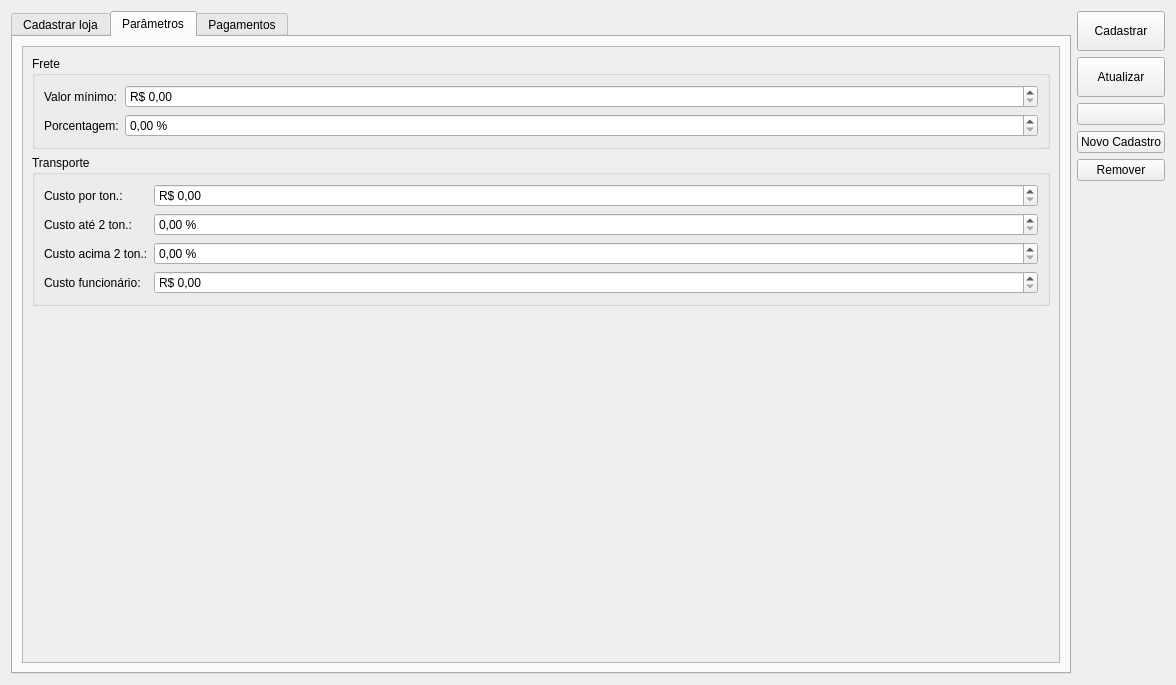
<?xml version="1.0" encoding="UTF-8"?>
<ui version="4.0">
 <class>CadastroLoja</class>
 <widget class="QDialog" name="CadastroLoja">
  <property name="windowModality">
   <enum>Qt::NonModal</enum>
  </property>
  <property name="geometry">
   <rect>
    <x>0</x>
    <y>0</y>
    <width>1176</width>
    <height>685</height>
   </rect>
  </property>
  <property name="windowTitle">
   <string>Cadastro de Loja</string>
  </property>
  <property name="locale">
   <locale language="Portuguese" country="Brazil"/>
  </property>
  <property name="modal">
   <bool>false</bool>
  </property>
  <layout class="QGridLayout" name="gridLayout_7">
   <item row="0" column="0">
    <widget class="QTabWidget" name="tabWidget">
     <property name="currentIndex">
      <number>1</number>
     </property>
     <widget class="QWidget" name="tab">
      <attribute name="title">
       <string>Cadastrar loja</string>
      </attribute>
      <layout class="QGridLayout" name="gridLayout">
       <item row="3" column="0" colspan="2">
        <widget class="QGroupBox" name="groupBoxEndereco">
         <property name="title">
          <string>Endereço</string>
         </property>
         <layout class="QGridLayout" name="gridLayout_4">
          <item row="0" column="0">
           <widget class="QLabel" name="labelDescricao_2">
            <property name="text">
             <string>Descricao</string>
            </property>
           </widget>
          </item>
          <item row="0" column="1">
           <widget class="QLabel" name="labelCEP">
            <property name="text">
             <string>CEP</string>
            </property>
           </widget>
          </item>
          <item row="0" column="5">
           <widget class="QLabel" name="labelBairro">
            <property name="text">
             <string>Bairro/Distrito</string>
            </property>
           </widget>
          </item>
          <item row="0" column="2">
           <widget class="QLabel" name="labelEndereco">
            <property name="text">
             <string>Logradouro</string>
            </property>
           </widget>
          </item>
          <item row="0" column="3">
           <widget class="QLabel" name="labelNro">
            <property name="text">
             <string>Número</string>
            </property>
           </widget>
          </item>
          <item row="0" column="4">
           <widget class="QLabel" name="labelComp">
            <property name="text">
             <string>Complemento</string>
            </property>
           </widget>
          </item>
          <item row="0" column="6">
           <widget class="QLabel" name="labelCidade">
            <property name="text">
             <string>Cidade</string>
            </property>
           </widget>
          </item>
          <item row="1" column="0">
           <widget class="QComboBox" name="comboBoxTipoEnd">
            <property name="minimumSize">
             <size>
              <width>100</width>
              <height>0</height>
             </size>
            </property>
            <item>
             <property name="text">
              <string>Principal</string>
             </property>
            </item>
            <item>
             <property name="text">
              <string>Faturamento</string>
             </property>
            </item>
            <item>
             <property name="text">
              <string>Entrega</string>
             </property>
            </item>
           </widget>
          </item>
          <item row="1" column="1">
           <widget class="LineEditCEP" name="lineEditCEP">
            <property name="sizePolicy">
             <sizepolicy hsizetype="Minimum" vsizetype="Fixed">
              <horstretch>0</horstretch>
              <verstretch>0</verstretch>
             </sizepolicy>
            </property>
            <property name="minimumSize">
             <size>
              <width>75</width>
              <height>0</height>
             </size>
            </property>
            <property name="maximumSize">
             <size>
              <width>16777215</width>
              <height>16777215</height>
             </size>
            </property>
            <property name="toolTip">
             <string>&lt;html&gt;&lt;head/&gt;&lt;body&gt;&lt;p&gt;O sistema preenche o endereço automaticamente a partir do CEP&lt;/p&gt;&lt;/body&gt;&lt;/html&gt;</string>
            </property>
            <property name="accessibleName">
             <string>CEP</string>
            </property>
           </widget>
          </item>
          <item row="0" column="7">
           <widget class="QLabel" name="labelUF">
            <property name="text">
             <string>UF</string>
            </property>
           </widget>
          </item>
          <item row="1" column="2">
           <widget class="QLineEdit" name="lineEditLogradouro">
            <property name="minimumSize">
             <size>
              <width>150</width>
              <height>0</height>
             </size>
            </property>
            <property name="accessibleName">
             <string>Logradouro</string>
            </property>
           </widget>
          </item>
          <item row="1" column="6">
           <widget class="QLineEdit" name="lineEditCidade">
            <property name="minimumSize">
             <size>
              <width>150</width>
              <height>0</height>
             </size>
            </property>
            <property name="accessibleName">
             <string>Cidade</string>
            </property>
           </widget>
          </item>
          <item row="1" column="3">
           <widget class="QLineEdit" name="lineEditNro">
            <property name="minimumSize">
             <size>
              <width>50</width>
              <height>0</height>
             </size>
            </property>
            <property name="maximumSize">
             <size>
              <width>16777215</width>
              <height>16777215</height>
             </size>
            </property>
            <property name="accessibleName">
             <string>Número</string>
            </property>
           </widget>
          </item>
          <item row="1" column="7">
           <widget class="QLineEdit" name="lineEditUF">
            <property name="minimumSize">
             <size>
              <width>35</width>
              <height>0</height>
             </size>
            </property>
            <property name="maximumSize">
             <size>
              <width>16777215</width>
              <height>16777215</height>
             </size>
            </property>
            <property name="accessibleName">
             <string>UF</string>
            </property>
           </widget>
          </item>
          <item row="1" column="5">
           <widget class="QLineEdit" name="lineEditBairro">
            <property name="minimumSize">
             <size>
              <width>150</width>
              <height>0</height>
             </size>
            </property>
            <property name="accessibleName">
             <string>Bairro/Distrito</string>
            </property>
           </widget>
          </item>
          <item row="1" column="4">
           <widget class="QLineEdit" name="lineEditComp">
            <property name="minimumSize">
             <size>
              <width>75</width>
              <height>0</height>
             </size>
            </property>
            <property name="maximumSize">
             <size>
              <width>16777215</width>
              <height>16777215</height>
             </size>
            </property>
            <property name="accessibleName">
             <string>Complemento</string>
            </property>
            <property name="styleSheet">
             <string notr="true"/>
            </property>
           </widget>
          </item>
         </layout>
        </widget>
       </item>
       <item row="0" column="0" colspan="2">
        <widget class="QGroupBox" name="groupBoxCadastro">
         <property name="title">
          <string>Info. Loja</string>
         </property>
         <layout class="QGridLayout" name="gridLayout_3">
          <item row="0" column="0">
           <widget class="QLabel" name="labelDescricao">
            <property name="text">
             <string>Descrição</string>
            </property>
           </widget>
          </item>
          <item row="0" column="1">
           <widget class="QLabel" name="labelRazaoSocial">
            <property name="text">
             <string>Razão Social</string>
            </property>
           </widget>
          </item>
          <item row="0" column="2">
           <widget class="QLabel" name="labelSIGLA">
            <property name="text">
             <string>Sigla</string>
            </property>
           </widget>
          </item>
          <item row="0" column="4">
           <widget class="QLabel" name="labelCNPJ">
            <property name="text">
             <string>CNPJ</string>
            </property>
           </widget>
          </item>
          <item row="1" column="7">
           <widget class="LineEditTel" name="lineEditTel">
            <property name="maximumSize">
             <size>
              <width>90</width>
              <height>16777215</height>
             </size>
            </property>
            <property name="accessibleName">
             <string>Telefone</string>
            </property>
            <property name="styleSheet">
             <string notr="true">background-color: rgb(255, 255, 127);
color: rgb(0, 0, 0);</string>
            </property>
           </widget>
          </item>
          <item row="0" column="8">
           <widget class="QLabel" name="labelTel2">
            <property name="text">
             <string>Tel2</string>
            </property>
           </widget>
          </item>
          <item row="1" column="3">
           <widget class="QLineEdit" name="lineEditNomeFantasia">
            <property name="minimumSize">
             <size>
              <width>120</width>
              <height>0</height>
             </size>
            </property>
            <property name="accessibleName">
             <string>Nome Fantasia</string>
            </property>
            <property name="styleSheet">
             <string notr="true">background-color: rgb(255, 255, 127);
color: rgb(0, 0, 0);</string>
            </property>
           </widget>
          </item>
          <item row="1" column="8">
           <widget class="LineEditTel" name="lineEditTel2">
            <property name="maximumSize">
             <size>
              <width>90</width>
              <height>16777215</height>
             </size>
            </property>
            <property name="accessibleName">
             <string>Telefone 2</string>
            </property>
            <property name="styleSheet">
             <string notr="true">background-color: rgb(255, 255, 127);
color: rgb(0, 0, 0);</string>
            </property>
           </widget>
          </item>
          <item row="1" column="0">
           <widget class="QLineEdit" name="lineEditDescricao">
            <property name="minimumSize">
             <size>
              <width>120</width>
              <height>0</height>
             </size>
            </property>
            <property name="accessibleName">
             <string>Descrição</string>
            </property>
            <property name="styleSheet">
             <string notr="true">background-color: rgb(255, 255, 127);
color: rgb(0, 0, 0);</string>
            </property>
           </widget>
          </item>
          <item row="0" column="7">
           <widget class="QLabel" name="labelTel">
            <property name="text">
             <string>Tel</string>
            </property>
           </widget>
          </item>
          <item row="0" column="3">
           <widget class="QLabel" name="labelNomeFantasia">
            <property name="text">
             <string>Nome Fantasia</string>
            </property>
           </widget>
          </item>
          <item row="1" column="2">
           <widget class="QLineEdit" name="lineEditSIGLA">
            <property name="maximumSize">
             <size>
              <width>40</width>
              <height>16777215</height>
             </size>
            </property>
            <property name="accessibleName">
             <string>Sigla</string>
            </property>
            <property name="styleSheet">
             <string notr="true">background-color: rgb(255, 255, 127);
color: rgb(0, 0, 0);</string>
            </property>
           </widget>
          </item>
          <item row="1" column="1">
           <widget class="QLineEdit" name="lineEditRazaoSocial">
            <property name="minimumSize">
             <size>
              <width>120</width>
              <height>0</height>
             </size>
            </property>
            <property name="accessibleName">
             <string>Razão Social</string>
            </property>
            <property name="styleSheet">
             <string notr="true">background-color: rgb(255, 255, 127);
color: rgb(0, 0, 0);</string>
            </property>
           </widget>
          </item>
          <item row="1" column="5" colspan="2">
           <widget class="QLineEdit" name="lineEditInscEstadual">
            <property name="minimumSize">
             <size>
              <width>100</width>
              <height>0</height>
             </size>
            </property>
            <property name="maximumSize">
             <size>
              <width>110</width>
              <height>16777215</height>
             </size>
            </property>
            <property name="accessibleName">
             <string>Insc. Estadual</string>
            </property>
            <property name="styleSheet">
             <string notr="true">background-color: rgb(255, 255, 127);
color: rgb(0, 0, 0);</string>
            </property>
           </widget>
          </item>
          <item row="0" column="5">
           <widget class="QLabel" name="labelInscEstadual">
            <property name="text">
             <string>Insc. Estadual</string>
            </property>
           </widget>
          </item>
          <item row="1" column="4">
           <widget class="QLineEdit" name="lineEditCNPJ">
            <property name="minimumSize">
             <size>
              <width>100</width>
              <height>0</height>
             </size>
            </property>
            <property name="maximumSize">
             <size>
              <width>110</width>
              <height>16777215</height>
             </size>
            </property>
            <property name="accessibleName">
             <string>CNPJ</string>
            </property>
            <property name="styleSheet">
             <string notr="true">background-color: rgb(255, 255, 127);
color: rgb(0, 0, 0);</string>
            </property>
           </widget>
          </item>
         </layout>
        </widget>
       </item>
       <item row="1" column="0" colspan="2">
        <widget class="QGroupBox" name="groupBoxConta">
         <property name="title">
          <string>Dados Bancários</string>
         </property>
         <layout class="QGridLayout" name="gridLayout_9">
          <item row="0" column="1">
           <widget class="QLabel" name="label_5">
            <property name="text">
             <string>Agência</string>
            </property>
           </widget>
          </item>
          <item row="0" column="2">
           <widget class="QLabel" name="label_6">
            <property name="text">
             <string>Conta</string>
            </property>
           </widget>
          </item>
          <item row="1" column="1">
           <widget class="QLineEdit" name="lineEditAgencia"/>
          </item>
          <item row="1" column="2">
           <widget class="QLineEdit" name="lineEditConta"/>
          </item>
          <item row="1" column="0">
           <widget class="QLineEdit" name="lineEditBanco"/>
          </item>
          <item row="0" column="0">
           <widget class="QLabel" name="label_4">
            <property name="text">
             <string>Banco</string>
            </property>
           </widget>
          </item>
         </layout>
        </widget>
       </item>
       <item row="4" column="0">
        <widget class="TableView" name="tableEndereco">
         <property name="mouseTracking">
          <bool>true</bool>
         </property>
         <property name="sizeAdjustPolicy">
          <enum>QAbstractScrollArea::AdjustToContents</enum>
         </property>
         <property name="editTriggers">
          <set>QAbstractItemView::NoEditTriggers</set>
         </property>
         <property name="tabKeyNavigation">
          <bool>false</bool>
         </property>
         <property name="alternatingRowColors">
          <bool>true</bool>
         </property>
         <property name="selectionMode">
          <enum>QAbstractItemView::SingleSelection</enum>
         </property>
         <property name="selectionBehavior">
          <enum>QAbstractItemView::SelectRows</enum>
         </property>
         <attribute name="horizontalHeaderStretchLastSection">
          <bool>false</bool>
         </attribute>
        </widget>
       </item>
       <item row="4" column="1">
        <layout class="QVBoxLayout" name="verticalLayout">
         <item>
          <widget class="QPushButton" name="pushButtonAdicionarEnd">
           <property name="text">
            <string>Adicionar End.</string>
           </property>
          </widget>
         </item>
         <item>
          <widget class="QPushButton" name="pushButtonAtualizarEnd">
           <property name="text">
            <string>Atualizar End.</string>
           </property>
          </widget>
         </item>
         <item>
          <widget class="QPushButton" name="pushButtonEndLimpar">
           <property name="text">
            <string>Limpar seleção</string>
           </property>
          </widget>
         </item>
         <item>
          <widget class="QPushButton" name="pushButtonRemoverEnd">
           <property name="text">
            <string>Remover end.</string>
           </property>
          </widget>
         </item>
         <item>
          <widget class="QCheckBox" name="checkBoxMostrarInativos">
           <property name="text">
            <string>Mostrar Inativos</string>
           </property>
           <property name="checkable">
            <bool>true</bool>
           </property>
          </widget>
         </item>
         <item>
          <spacer name="verticalSpacer_4">
           <property name="orientation">
            <enum>Qt::Vertical</enum>
           </property>
           <property name="sizeHint" stdset="0">
            <size>
             <width>20</width>
             <height>40</height>
            </size>
           </property>
          </spacer>
         </item>
        </layout>
       </item>
       <item row="2" column="0">
        <widget class="TableView" name="tableConta">
         <property name="mouseTracking">
          <bool>true</bool>
         </property>
         <property name="sizeAdjustPolicy">
          <enum>QAbstractScrollArea::AdjustToContents</enum>
         </property>
         <property name="editTriggers">
          <set>QAbstractItemView::NoEditTriggers</set>
         </property>
         <property name="tabKeyNavigation">
          <bool>false</bool>
         </property>
         <property name="alternatingRowColors">
          <bool>true</bool>
         </property>
         <property name="selectionMode">
          <enum>QAbstractItemView::SingleSelection</enum>
         </property>
         <property name="selectionBehavior">
          <enum>QAbstractItemView::SelectRows</enum>
         </property>
         <attribute name="horizontalHeaderStretchLastSection">
          <bool>false</bool>
         </attribute>
        </widget>
       </item>
       <item row="2" column="1">
        <layout class="QVBoxLayout" name="verticalLayout_4">
         <item>
          <widget class="QPushButton" name="pushButtonAdicionarConta">
           <property name="text">
            <string>Adicionar Conta</string>
           </property>
          </widget>
         </item>
         <item>
          <widget class="QPushButton" name="pushButtonAtualizarConta">
           <property name="text">
            <string>Atualizar Conta</string>
           </property>
          </widget>
         </item>
         <item>
          <widget class="QPushButton" name="pushButtonContaLimpar">
           <property name="text">
            <string>Limpar seleção</string>
           </property>
          </widget>
         </item>
         <item>
          <widget class="QPushButton" name="pushButtonRemoverConta">
           <property name="text">
            <string>Remover Conta</string>
           </property>
          </widget>
         </item>
         <item>
          <widget class="QCheckBox" name="checkBoxMostrarInativosConta">
           <property name="text">
            <string>Mostrar Inativos</string>
           </property>
           <property name="checkable">
            <bool>true</bool>
           </property>
          </widget>
         </item>
         <item>
          <spacer name="verticalSpacer_6">
           <property name="orientation">
            <enum>Qt::Vertical</enum>
           </property>
           <property name="sizeHint" stdset="0">
            <size>
             <width>20</width>
             <height>40</height>
            </size>
           </property>
          </spacer>
         </item>
        </layout>
       </item>
      </layout>
     </widget>
     <widget class="QWidget" name="tab_2">
      <attribute name="title">
       <string>Parâmetros</string>
      </attribute>
      <layout class="QGridLayout" name="gridLayout_2">
       <item row="0" column="0">
        <widget class="QScrollArea" name="scrollArea">
         <property name="widgetResizable">
          <bool>true</bool>
         </property>
         <widget class="QWidget" name="scrollAreaWidgetContents">
          <property name="geometry">
           <rect>
            <x>0</x>
            <y>0</y>
            <width>1046</width>
            <height>620</height>
           </rect>
          </property>
          <layout class="QGridLayout" name="gridLayout_13">
           <item row="0" column="0">
            <widget class="QGroupBox" name="groupBoxFrete">
             <property name="title">
              <string>Frete</string>
             </property>
             <layout class="QGridLayout" name="gridLayout_6">
              <item row="0" column="0">
               <layout class="QGridLayout" name="gridLayout_5">
                <item row="0" column="0">
                 <widget class="QLabel" name="label">
                  <property name="sizePolicy">
                   <sizepolicy hsizetype="Maximum" vsizetype="Preferred">
                    <horstretch>0</horstretch>
                    <verstretch>0</verstretch>
                   </sizepolicy>
                  </property>
                  <property name="text">
                   <string>Valor mínimo:</string>
                  </property>
                 </widget>
                </item>
                <item row="0" column="1">
                 <widget class="QDoubleSpinBox" name="doubleSpinBoxValorMinimoFrete">
                  <property name="prefix">
                   <string>R$ </string>
                  </property>
                  <property name="suffix">
                   <string/>
                  </property>
                  <property name="maximum">
                   <double>99999.990000000005239</double>
                  </property>
                  <property name="value">
                   <double>0.000000000000000</double>
                  </property>
                 </widget>
                </item>
                <item row="1" column="0">
                 <widget class="QLabel" name="label_2">
                  <property name="text">
                   <string>Porcentagem:</string>
                  </property>
                 </widget>
                </item>
                <item row="1" column="1">
                 <widget class="QDoubleSpinBox" name="doubleSpinBoxPorcFrete">
                  <property name="suffix">
                   <string> %</string>
                  </property>
                  <property name="value">
                   <double>0.000000000000000</double>
                  </property>
                 </widget>
                </item>
               </layout>
              </item>
             </layout>
            </widget>
           </item>
           <item row="2" column="0">
            <spacer name="verticalSpacer_2">
             <property name="orientation">
              <enum>Qt::Vertical</enum>
             </property>
             <property name="sizeHint" stdset="0">
              <size>
               <width>20</width>
               <height>40</height>
              </size>
             </property>
            </spacer>
           </item>
           <item row="1" column="0">
            <widget class="QGroupBox" name="groupBox">
             <property name="title">
              <string>Transporte</string>
             </property>
             <layout class="QGridLayout" name="gridLayout_8">
              <item row="0" column="1">
               <widget class="QDoubleSpinBox" name="doubleSpinBoxCustoTransportePorTon">
                <property name="prefix">
                 <string>R$ </string>
                </property>
                <property name="maximum">
                 <double>9999.989999999999782</double>
                </property>
               </widget>
              </item>
              <item row="1" column="1">
               <widget class="QDoubleSpinBox" name="doubleSpinBoxCustoTransporte2Ton">
                <property name="suffix">
                 <string> %</string>
                </property>
               </widget>
              </item>
              <item row="3" column="1">
               <widget class="QDoubleSpinBox" name="doubleSpinBoxCustoTransporteAcima2Ton">
                <property name="suffix">
                 <string> %</string>
                </property>
               </widget>
              </item>
              <item row="3" column="0">
               <widget class="QLabel" name="label_10">
                <property name="sizePolicy">
                 <sizepolicy hsizetype="Maximum" vsizetype="Preferred">
                  <horstretch>0</horstretch>
                  <verstretch>0</verstretch>
                 </sizepolicy>
                </property>
                <property name="text">
                 <string>Custo acima 2 ton.:</string>
                </property>
               </widget>
              </item>
              <item row="1" column="0">
               <widget class="QLabel" name="label_9">
                <property name="sizePolicy">
                 <sizepolicy hsizetype="Maximum" vsizetype="Preferred">
                  <horstretch>0</horstretch>
                  <verstretch>0</verstretch>
                 </sizepolicy>
                </property>
                <property name="text">
                 <string>Custo até 2 ton.:</string>
                </property>
               </widget>
              </item>
              <item row="0" column="0">
               <widget class="QLabel" name="label_11">
                <property name="sizePolicy">
                 <sizepolicy hsizetype="Maximum" vsizetype="Preferred">
                  <horstretch>0</horstretch>
                  <verstretch>0</verstretch>
                 </sizepolicy>
                </property>
                <property name="text">
                 <string>Custo por ton.:</string>
                </property>
               </widget>
              </item>
              <item row="4" column="0">
               <widget class="QLabel" name="label_12">
                <property name="sizePolicy">
                 <sizepolicy hsizetype="Maximum" vsizetype="Preferred">
                  <horstretch>0</horstretch>
                  <verstretch>0</verstretch>
                 </sizepolicy>
                </property>
                <property name="text">
                 <string>Custo funcionário:</string>
                </property>
               </widget>
              </item>
              <item row="4" column="1">
               <widget class="QDoubleSpinBox" name="doubleSpinBoxCustoFuncionario">
                <property name="prefix">
                 <string>R$ </string>
                </property>
                <property name="maximum">
                 <double>9999.989999999999782</double>
                </property>
               </widget>
              </item>
             </layout>
            </widget>
           </item>
          </layout>
         </widget>
        </widget>
       </item>
      </layout>
     </widget>
     <widget class="QWidget" name="tab_4">
      <attribute name="title">
       <string>Pagamentos</string>
      </attribute>
      <layout class="QGridLayout" name="gridLayout_14">
       <item row="0" column="0">
        <widget class="QTabWidget" name="tabWidget_2">
         <property name="currentIndex">
          <number>0</number>
         </property>
         <widget class="QWidget" name="tab_5">
          <attribute name="title">
           <string>Cadastrar pagamentos</string>
          </attribute>
          <layout class="QGridLayout" name="gridLayout_18">
           <item row="0" column="0">
            <widget class="QGroupBox" name="groupBox_3">
             <property name="title">
              <string>Tipos de pagamentos:</string>
             </property>
             <layout class="QGridLayout" name="gridLayout_10">
              <item row="4" column="0">
               <widget class="TableView" name="tablePagamentos">
                <property name="editTriggers">
                 <set>QAbstractItemView::NoEditTriggers</set>
                </property>
                <property name="selectionBehavior">
                 <enum>QAbstractItemView::SelectRows</enum>
                </property>
               </widget>
              </item>
              <item row="4" column="1">
               <widget class="QLabel" name="label_8">
                <property name="text">
                 <string>&gt;&gt;</string>
                </property>
               </widget>
              </item>
              <item row="4" column="2">
               <widget class="TableView" name="tableTaxas"/>
              </item>
              <item row="3" column="0">
               <widget class="QPushButton" name="pushButtonRemoverPagamento">
                <property name="text">
                 <string>Remover pagamento</string>
                </property>
               </widget>
              </item>
              <item row="0" column="0">
               <widget class="QFrame" name="frame">
                <property name="frameShape">
                 <enum>QFrame::StyledPanel</enum>
                </property>
                <layout class="QGridLayout" name="gridLayout_15">
                 <item row="0" column="1">
                  <widget class="QLabel" name="label_7">
                   <property name="text">
                    <string>Parcelas</string>
                   </property>
                  </widget>
                 </item>
                 <item row="1" column="1">
                  <widget class="QSpinBox" name="spinBoxParcelas">
                   <property name="minimum">
                    <number>1</number>
                   </property>
                  </widget>
                 </item>
                 <item row="0" column="2" rowspan="2">
                  <widget class="QPushButton" name="pushButtonAdicionarPagamento">
                   <property name="sizePolicy">
                    <sizepolicy hsizetype="Minimum" vsizetype="Minimum">
                     <horstretch>0</horstretch>
                     <verstretch>0</verstretch>
                    </sizepolicy>
                   </property>
                   <property name="text">
                    <string>Adicionar pagamento</string>
                   </property>
                  </widget>
                 </item>
                 <item row="0" column="0">
                  <widget class="QLabel" name="label_3">
                   <property name="text">
                    <string>Tipo</string>
                   </property>
                  </widget>
                 </item>
                 <item row="1" column="0">
                  <widget class="QLineEdit" name="lineEditPagamento"/>
                 </item>
                 <item row="0" column="3" rowspan="2">
                  <widget class="QPushButton" name="pushButtonAtualizarPagamento">
                   <property name="sizePolicy">
                    <sizepolicy hsizetype="Minimum" vsizetype="Minimum">
                     <horstretch>0</horstretch>
                     <verstretch>0</verstretch>
                    </sizepolicy>
                   </property>
                   <property name="text">
                    <string>Atualizar pagamento</string>
                   </property>
                  </widget>
                 </item>
                 <item row="0" column="4" rowspan="2">
                  <widget class="QPushButton" name="pushButtonLimparSelecao">
                   <property name="sizePolicy">
                    <sizepolicy hsizetype="Minimum" vsizetype="Minimum">
                     <horstretch>0</horstretch>
                     <verstretch>0</verstretch>
                    </sizepolicy>
                   </property>
                   <property name="text">
                    <string>Limpar seleção</string>
                   </property>
                  </widget>
                 </item>
                </layout>
               </widget>
              </item>
              <item row="3" column="2">
               <widget class="QPushButton" name="pushButtonAtualizarTaxas">
                <property name="text">
                 <string>Atualizar taxas</string>
                </property>
               </widget>
              </item>
             </layout>
            </widget>
           </item>
          </layout>
         </widget>
         <widget class="QWidget" name="tab_6">
          <attribute name="title">
           <string>Associar loja-pagamento</string>
          </attribute>
          <layout class="QGridLayout" name="gridLayout_19">
           <item row="0" column="0" rowspan="2">
            <widget class="TableView" name="tableAssocia1">
             <property name="editTriggers">
              <set>QAbstractItemView::NoEditTriggers</set>
             </property>
             <property name="selectionMode">
              <enum>QAbstractItemView::ExtendedSelection</enum>
             </property>
             <property name="selectionBehavior">
              <enum>QAbstractItemView::SelectRows</enum>
             </property>
            </widget>
           </item>
           <item row="0" column="2" rowspan="2">
            <widget class="TableView" name="tableAssocia2">
             <property name="editTriggers">
              <set>QAbstractItemView::NoEditTriggers</set>
             </property>
             <property name="selectionMode">
              <enum>QAbstractItemView::ContiguousSelection</enum>
             </property>
             <property name="selectionBehavior">
              <enum>QAbstractItemView::SelectRows</enum>
             </property>
            </widget>
           </item>
           <item row="0" column="1" rowspan="2">
            <layout class="QGridLayout" name="gridLayout_12">
             <item row="0" column="0">
              <widget class="QPushButton" name="pushButtonAdicionaAssociacao">
               <property name="text">
                <string>&gt;&gt;</string>
               </property>
              </widget>
             </item>
             <item row="1" column="0">
              <widget class="QPushButton" name="pushButtonRemoveAssociacao">
               <property name="text">
                <string>&lt;&lt;</string>
               </property>
              </widget>
             </item>
            </layout>
           </item>
          </layout>
         </widget>
        </widget>
       </item>
      </layout>
     </widget>
    </widget>
   </item>
   <item row="0" column="1">
    <layout class="QVBoxLayout" name="verticalLayout_3">
     <item>
      <widget class="QPushButton" name="pushButtonCadastrar">
       <property name="minimumSize">
        <size>
         <width>0</width>
         <height>40</height>
        </size>
       </property>
       <property name="text">
        <string>Cadastrar</string>
       </property>
       <property name="autoDefault">
        <bool>false</bool>
       </property>
      </widget>
     </item>
     <item>
      <widget class="QPushButton" name="pushButtonAtualizar">
       <property name="minimumSize">
        <size>
         <width>0</width>
         <height>40</height>
        </size>
       </property>
       <property name="text">
        <string>Atualizar</string>
       </property>
      </widget>
     </item>
     <item>
      <widget class="QPushButton" name="pushButtonBuscar">
       <property name="text">
        <string/>
       </property>
       <property name="icon">
        <iconset resource="../qrs/resources.qrc">
         <normaloff>:/search.png</normaloff>:/search.png</iconset>
       </property>
      </widget>
     </item>
     <item>
      <widget class="QPushButton" name="pushButtonNovoCad">
       <property name="text">
        <string>Novo Cadastro</string>
       </property>
      </widget>
     </item>
     <item>
      <widget class="QPushButton" name="pushButtonRemover">
       <property name="text">
        <string>Remover</string>
       </property>
      </widget>
     </item>
     <item>
      <spacer name="verticalSpacer">
       <property name="orientation">
        <enum>Qt::Vertical</enum>
       </property>
       <property name="sizeHint" stdset="0">
        <size>
         <width>20</width>
         <height>40</height>
        </size>
       </property>
      </spacer>
     </item>
    </layout>
   </item>
  </layout>
 </widget>
 <customwidgets>
  <customwidget>
   <class>TableView</class>
   <extends>QTableView</extends>
   <header>src/tableview.h</header>
  </customwidget>
  <customwidget>
   <class>LineEditCEP</class>
   <extends>QLineEdit</extends>
   <header>src/lineeditcep.h</header>
  </customwidget>
  <customwidget>
   <class>LineEditTel</class>
   <extends>QLineEdit</extends>
   <header>src/lineedittel.h</header>
  </customwidget>
 </customwidgets>
 <tabstops>
  <tabstop>tabWidget</tabstop>
  <tabstop>lineEditDescricao</tabstop>
  <tabstop>lineEditRazaoSocial</tabstop>
  <tabstop>lineEditSIGLA</tabstop>
  <tabstop>lineEditNomeFantasia</tabstop>
  <tabstop>lineEditCNPJ</tabstop>
  <tabstop>lineEditInscEstadual</tabstop>
  <tabstop>lineEditTel</tabstop>
  <tabstop>lineEditTel2</tabstop>
  <tabstop>lineEditBanco</tabstop>
  <tabstop>lineEditAgencia</tabstop>
  <tabstop>lineEditConta</tabstop>
  <tabstop>tableConta</tabstop>
  <tabstop>pushButtonAdicionarConta</tabstop>
  <tabstop>pushButtonAtualizarConta</tabstop>
  <tabstop>pushButtonContaLimpar</tabstop>
  <tabstop>pushButtonRemoverConta</tabstop>
  <tabstop>checkBoxMostrarInativosConta</tabstop>
  <tabstop>comboBoxTipoEnd</tabstop>
  <tabstop>lineEditCEP</tabstop>
  <tabstop>lineEditLogradouro</tabstop>
  <tabstop>lineEditNro</tabstop>
  <tabstop>lineEditComp</tabstop>
  <tabstop>lineEditBairro</tabstop>
  <tabstop>lineEditCidade</tabstop>
  <tabstop>lineEditUF</tabstop>
  <tabstop>tableEndereco</tabstop>
  <tabstop>pushButtonAdicionarEnd</tabstop>
  <tabstop>pushButtonAtualizarEnd</tabstop>
  <tabstop>pushButtonEndLimpar</tabstop>
  <tabstop>pushButtonRemoverEnd</tabstop>
  <tabstop>checkBoxMostrarInativos</tabstop>
  <tabstop>pushButtonCadastrar</tabstop>
  <tabstop>pushButtonAtualizar</tabstop>
  <tabstop>pushButtonBuscar</tabstop>
  <tabstop>pushButtonNovoCad</tabstop>
  <tabstop>pushButtonRemover</tabstop>
  <tabstop>doubleSpinBoxPorcFrete</tabstop>
  <tabstop>doubleSpinBoxValorMinimoFrete</tabstop>
  <tabstop>scrollArea</tabstop>
 </tabstops>
 <resources>
  <include location="../qrs/resources.qrc"/>
 </resources>
 <connections/>
</ui>
